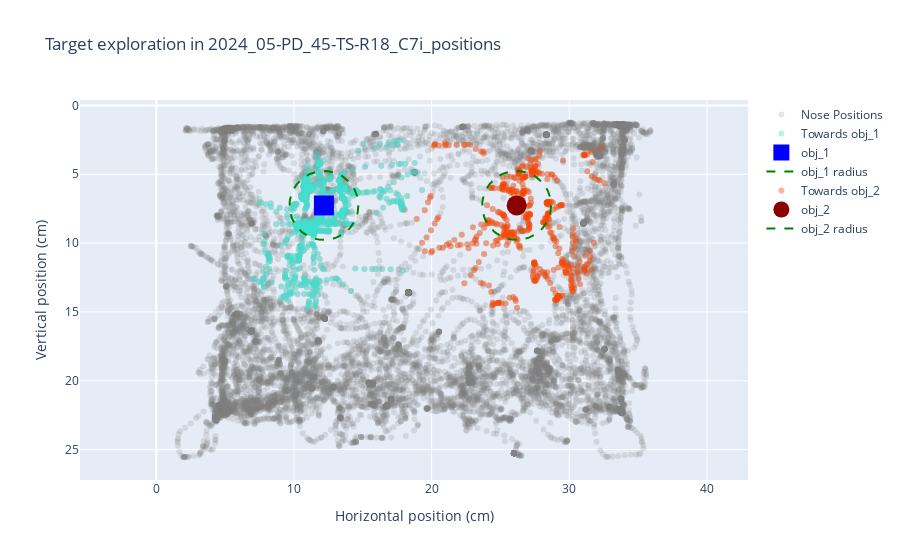

The code cell stored with this chart in its notebook:
### Markdown cell above
---
#### 2. We can open an example file and see what is inside

### Code cell
# Select an example file
example_path = rst.choose_example_csv(params, look_for = 'TS')

# Plot mouse exploration around multiple targets
rst.plot_positions(params, example_path)
